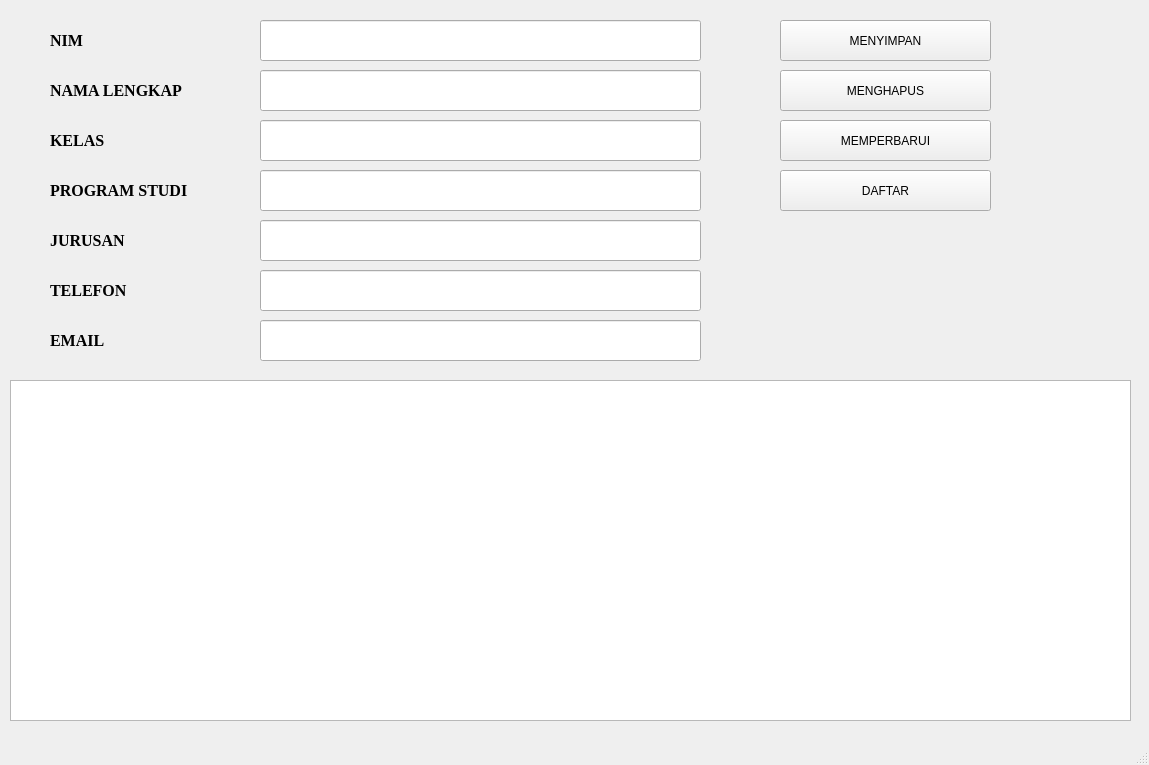
<?xml version="1.0" encoding="UTF-8"?>
<ui version="4.0">
 <class>MainWindow</class>
 <widget class="QMainWindow" name="MainWindow">
  <property name="geometry">
   <rect>
    <x>0</x>
    <y>0</y>
    <width>1149</width>
    <height>765</height>
   </rect>
  </property>
  <property name="windowTitle">
   <string>MainWindow</string>
  </property>
  <widget class="QWidget" name="centralwidget">
   <widget class="QPushButton" name="pushButtonSimpan">
    <property name="geometry">
     <rect>
      <x>780</x>
      <y>20</y>
      <width>211</width>
      <height>41</height>
     </rect>
    </property>
    <property name="text">
     <string>MENYIMPAN</string>
    </property>
   </widget>
   <widget class="QPushButton" name="pushButtonHapus">
    <property name="geometry">
     <rect>
      <x>780</x>
      <y>70</y>
      <width>211</width>
      <height>41</height>
     </rect>
    </property>
    <property name="text">
     <string>MENGHAPUS</string>
    </property>
   </widget>
   <widget class="QPushButton" name="pushButtonPerbarui">
    <property name="geometry">
     <rect>
      <x>780</x>
      <y>120</y>
      <width>211</width>
      <height>41</height>
     </rect>
    </property>
    <property name="text">
     <string>MEMPERBARUI</string>
    </property>
   </widget>
   <widget class="QPushButton" name="pushButtonDaftar">
    <property name="geometry">
     <rect>
      <x>780</x>
      <y>170</y>
      <width>211</width>
      <height>41</height>
     </rect>
    </property>
    <property name="text">
     <string>DAFTAR</string>
    </property>
   </widget>
   <widget class="QLineEdit" name="lineEditNIM">
    <property name="geometry">
     <rect>
      <x>260</x>
      <y>20</y>
      <width>441</width>
      <height>41</height>
     </rect>
    </property>
    <property name="font">
     <font>
      <family>Times New Roman</family>
      <pointsize>12</pointsize>
     </font>
    </property>
   </widget>
   <widget class="QLineEdit" name="lineEditNama">
    <property name="geometry">
     <rect>
      <x>260</x>
      <y>70</y>
      <width>441</width>
      <height>41</height>
     </rect>
    </property>
    <property name="font">
     <font>
      <family>Times New Roman</family>
      <pointsize>12</pointsize>
     </font>
    </property>
   </widget>
   <widget class="QLineEdit" name="lineEditKelas">
    <property name="geometry">
     <rect>
      <x>260</x>
      <y>120</y>
      <width>441</width>
      <height>41</height>
     </rect>
    </property>
    <property name="font">
     <font>
      <family>Times New Roman</family>
      <pointsize>12</pointsize>
     </font>
    </property>
   </widget>
   <widget class="QLineEdit" name="lineEditProdi">
    <property name="geometry">
     <rect>
      <x>260</x>
      <y>170</y>
      <width>441</width>
      <height>41</height>
     </rect>
    </property>
    <property name="font">
     <font>
      <family>Times New Roman</family>
      <pointsize>12</pointsize>
     </font>
    </property>
   </widget>
   <widget class="QLineEdit" name="lineEditTelefon">
    <property name="geometry">
     <rect>
      <x>260</x>
      <y>270</y>
      <width>441</width>
      <height>41</height>
     </rect>
    </property>
    <property name="font">
     <font>
      <family>Times New Roman</family>
      <pointsize>12</pointsize>
     </font>
    </property>
   </widget>
   <widget class="QLineEdit" name="lineEditEmail">
    <property name="geometry">
     <rect>
      <x>260</x>
      <y>320</y>
      <width>441</width>
      <height>41</height>
     </rect>
    </property>
    <property name="font">
     <font>
      <family>Times New Roman</family>
      <pointsize>12</pointsize>
     </font>
    </property>
   </widget>
   <widget class="QLabel" name="label">
    <property name="geometry">
     <rect>
      <x>50</x>
      <y>20</y>
      <width>201</width>
      <height>41</height>
     </rect>
    </property>
    <property name="font">
     <font>
      <family>Times New Roman</family>
      <pointsize>12</pointsize>
      <weight>75</weight>
      <bold>true</bold>
     </font>
    </property>
    <property name="text">
     <string>NIM</string>
    </property>
   </widget>
   <widget class="QLabel" name="label_2">
    <property name="geometry">
     <rect>
      <x>50</x>
      <y>70</y>
      <width>201</width>
      <height>41</height>
     </rect>
    </property>
    <property name="font">
     <font>
      <family>Times New Roman</family>
      <pointsize>12</pointsize>
      <weight>75</weight>
      <bold>true</bold>
     </font>
    </property>
    <property name="text">
     <string>NAMA LENGKAP</string>
    </property>
   </widget>
   <widget class="QLabel" name="label_4">
    <property name="geometry">
     <rect>
      <x>50</x>
      <y>170</y>
      <width>201</width>
      <height>41</height>
     </rect>
    </property>
    <property name="font">
     <font>
      <family>Times New Roman</family>
      <pointsize>12</pointsize>
      <weight>75</weight>
      <bold>true</bold>
     </font>
    </property>
    <property name="text">
     <string>PROGRAM STUDI</string>
    </property>
   </widget>
   <widget class="QLabel" name="label_5">
    <property name="geometry">
     <rect>
      <x>50</x>
      <y>220</y>
      <width>201</width>
      <height>41</height>
     </rect>
    </property>
    <property name="font">
     <font>
      <family>Times New Roman</family>
      <pointsize>12</pointsize>
      <weight>75</weight>
      <bold>true</bold>
     </font>
    </property>
    <property name="text">
     <string>JURUSAN</string>
    </property>
   </widget>
   <widget class="QLabel" name="label_6">
    <property name="geometry">
     <rect>
      <x>50</x>
      <y>270</y>
      <width>201</width>
      <height>41</height>
     </rect>
    </property>
    <property name="font">
     <font>
      <family>Times New Roman</family>
      <pointsize>12</pointsize>
      <weight>75</weight>
      <bold>true</bold>
     </font>
    </property>
    <property name="text">
     <string>TELEFON</string>
    </property>
   </widget>
   <widget class="QLabel" name="label_7">
    <property name="geometry">
     <rect>
      <x>50</x>
      <y>320</y>
      <width>201</width>
      <height>41</height>
     </rect>
    </property>
    <property name="font">
     <font>
      <family>Times New Roman</family>
      <pointsize>12</pointsize>
      <weight>75</weight>
      <bold>true</bold>
     </font>
    </property>
    <property name="text">
     <string>EMAIL</string>
    </property>
   </widget>
   <widget class="QTableWidget" name="tableWidgetDaftar">
    <property name="geometry">
     <rect>
      <x>10</x>
      <y>380</y>
      <width>1121</width>
      <height>341</height>
     </rect>
    </property>
   </widget>
   <widget class="QLineEdit" name="lineEditJurusan">
    <property name="geometry">
     <rect>
      <x>260</x>
      <y>220</y>
      <width>441</width>
      <height>41</height>
     </rect>
    </property>
    <property name="font">
     <font>
      <family>Times New Roman</family>
      <pointsize>12</pointsize>
     </font>
    </property>
   </widget>
   <widget class="QLabel" name="label_3">
    <property name="geometry">
     <rect>
      <x>50</x>
      <y>120</y>
      <width>201</width>
      <height>41</height>
     </rect>
    </property>
    <property name="font">
     <font>
      <family>Times New Roman</family>
      <pointsize>12</pointsize>
      <weight>75</weight>
      <bold>true</bold>
     </font>
    </property>
    <property name="text">
     <string>KELAS</string>
    </property>
   </widget>
  </widget>
  <widget class="QStatusBar" name="statusbar"/>
  <widget class="QMenuBar" name="menubar">
   <property name="geometry">
    <rect>
     <x>0</x>
     <y>0</y>
     <width>1149</width>
     <height>21</height>
    </rect>
   </property>
  </widget>
 </widget>
 <resources/>
 <connections/>
</ui>
